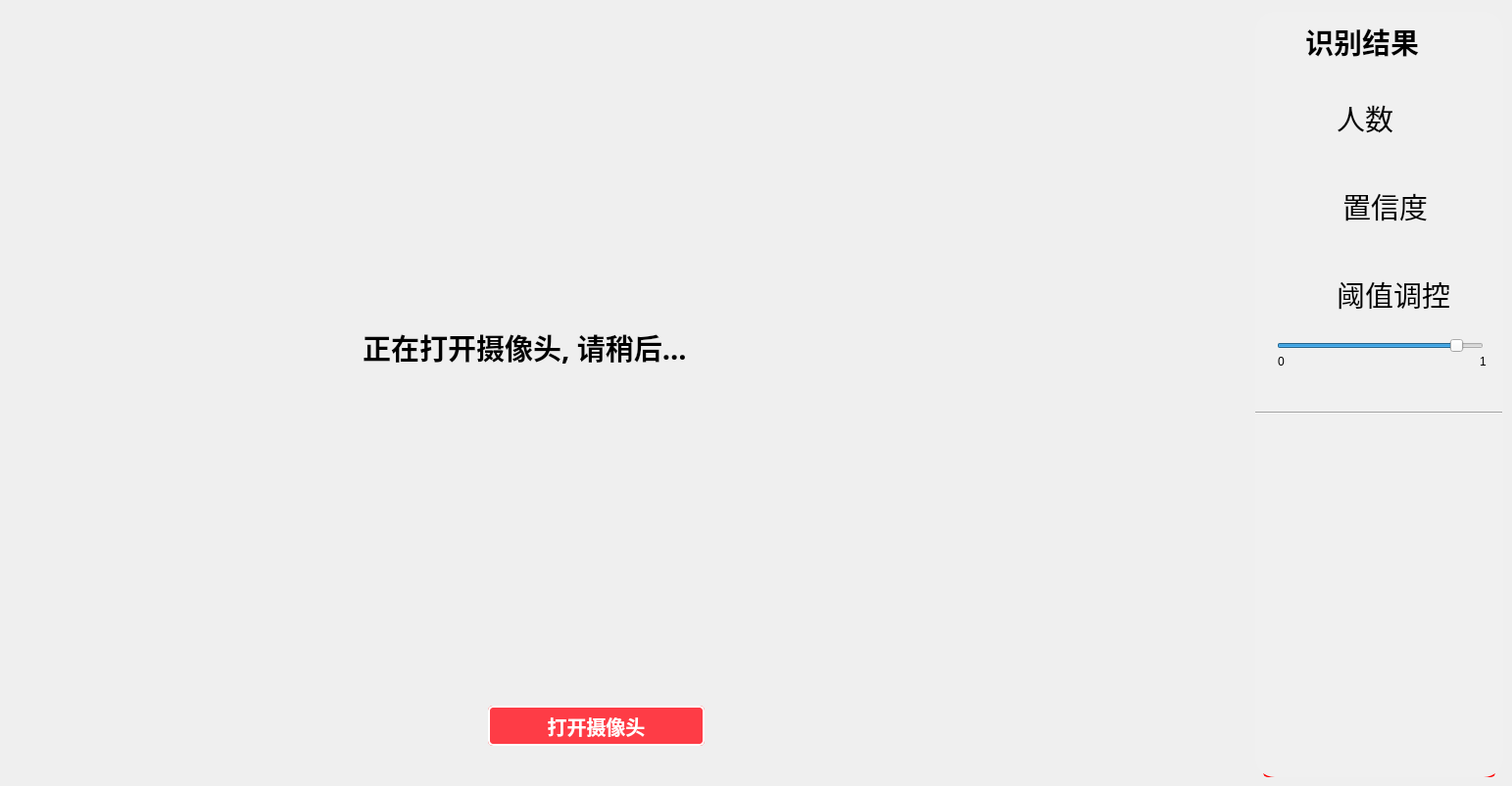
    <widget class="QWidget" name="cam_module">
     <attribute name="title">
      <string>摄像头实时追踪</string>
     </attribute>
     <widget class="Line" name="line_15">
      <property name="geometry">
       <rect>
        <x>1281</x>
        <y>72</y>
        <width>252</width>
        <height>20</height>
       </rect>
      </property>
      <property name="orientation">
       <enum>Qt::Horizontal</enum>
      </property>
     </widget>
     <widget class="QPushButton" name="picture_14">
      <property name="geometry">
       <rect>
        <x>1290</x>
        <y>96</y>
        <width>69</width>
        <height>65</height>
       </rect>
      </property>
      <property name="cursor">
       <cursorShape>PointingHandCursor</cursorShape>
      </property>
      <property name="styleSheet">
       <string notr="true">QPushButton{
border: none;
}
QBUshButton::hover{
border: 1px solid white;
border-radius: 15px;
}</string>
      </property>
      <property name="text">
       <string/>
      </property>
      <property name="icon">
       <iconset>
        <normaloff>../../images/count.png</normaloff>../../images/count.png</iconset>
      </property>
      <property name="iconSize">
       <size>
        <width>55</width>
        <height>55</height>
       </size>
      </property>
     </widget>
     <widget class="QPushButton" name="allchecked_2">
      <property name="geometry">
       <rect>
        <x>1289</x>
        <y>762</y>
        <width>101</width>
        <height>31</height>
       </rect>
      </property>
      <property name="font">
       <font>
        <family>Roman time</family>
        <pointsize>12</pointsize>
        <weight>75</weight>
        <bold>true</bold>
       </font>
      </property>
      <property name="cursor">
       <cursorShape>PointingHandCursor</cursorShape>
      </property>
      <property name="styleSheet">
       <string notr="true">QPushButton{background-color:rgb(254,0,0);
                    border:2px solid #fe0000;
                    border-radius:5px;
                    color:white
                  }
                  QPushButton:hover
                  {
                    border:1px solid #fff;
                    border-radius:5px;
                    color:white;
					font-size:18px;
                  }
                  QPushButton:hover:pressed
                  {
                    border:1px solid #fff;
                    border-radius:17px;
                    height:17px;
                    font-size:17px;
                    color:white;}
</string>
      </property>
      <property name="text">
       <string>全选</string>
      </property>
      <property name="iconSize">
       <size>
        <width>80</width>
        <height>80</height>
       </size>
      </property>
     </widget>
     <widget class="QPushButton" name="pic_2">
      <property name="geometry">
       <rect>
        <x>462</x>
        <y>230</y>
        <width>279</width>
        <height>275</height>
       </rect>
      </property>
      <property name="cursor">
       <cursorShape>ArrowCursor</cursorShape>
      </property>
      <property name="styleSheet">
       <string notr="true">QPushButton{
border: none;
}
QBUshButton::hover{
border: 1px solid white;
border-radius: 15px;
}</string>
      </property>
      <property name="text">
       <string/>
      </property>
      <property name="icon">
       <iconset>
        <normaloff>../../images/camere.png</normaloff>../../images/camere.png</iconset>
      </property>
      <property name="iconSize">
       <size>
        <width>275</width>
        <height>275</height>
       </size>
      </property>
     </widget>
     <widget class="QPushButton" name="picture_15">
      <property name="geometry">
       <rect>
        <x>1300</x>
        <y>283</y>
        <width>54</width>
        <height>50</height>
       </rect>
      </property>
      <property name="cursor">
       <cursorShape>PointingHandCursor</cursorShape>
      </property>
      <property name="styleSheet">
       <string notr="true">QPushButton{
border: none;
}
QBUshButton::hover{
border: 1px solid white;
border-radius: 15px;
}</string>
      </property>
      <property name="text">
       <string/>
      </property>
      <property name="icon">
       <iconset>
        <normaloff>../../images/threshold.png</normaloff>../../images/threshold.png</iconset>
      </property>
      <property name="iconSize">
       <size>
        <width>53</width>
        <height>53</height>
       </size>
      </property>
     </widget>
     <widget class="QPushButton" name="picture_16">
      <property name="geometry">
       <rect>
        <x>1298</x>
        <y>195</y>
        <width>54</width>
        <height>50</height>
       </rect>
      </property>
      <property name="cursor">
       <cursorShape>PointingHandCursor</cursorShape>
      </property>
      <property name="styleSheet">
       <string notr="true">QPushButton{
border: none;
}
QBUshButton::hover{
border: 1px solid white;
border-radius: 15px;
}</string>
      </property>
      <property name="text">
       <string/>
      </property>
      <property name="icon">
       <iconset>
        <normaloff>../../images/confidence_coefficient.png</normaloff>../../images/confidence_coefficient.png</iconset>
      </property>
      <property name="iconSize">
       <size>
        <width>50</width>
        <height>50</height>
       </size>
      </property>
     </widget>
     <widget class="QPushButton" name="save_2">
      <property name="geometry">
       <rect>
        <x>1425</x>
        <y>762</y>
        <width>101</width>
        <height>31</height>
       </rect>
      </property>
      <property name="font">
       <font>
        <family>Roman time</family>
        <pointsize>12</pointsize>
        <weight>75</weight>
        <bold>true</bold>
       </font>
      </property>
      <property name="cursor">
       <cursorShape>PointingHandCursor</cursorShape>
      </property>
      <property name="styleSheet">
       <string notr="true">QPushButton{background-color:rgb(254,0,0);
                    border:2px solid #fe0000;
                    border-radius:5px;
                    color:white
                  }
                  QPushButton:hover
                  {
                    border:1px solid #fff;
                    border-radius:5px;
                    color:white;
					font-size:18px;
                  }
                  QPushButton:hover:pressed
                  {
                    border:1px solid #fff;
                    border-radius:17px;
                    height:17px;
                    font-size:17px;
                    color:white;}
</string>
      </property>
      <property name="text">
       <string>保存</string>
      </property>
      <property name="iconSize">
       <size>
        <width>80</width>
        <height>80</height>
       </size>
      </property>
     </widget>
     <widget class="QLabel" name="label_10">
      <property name="geometry">
       <rect>
        <x>1510</x>
        <y>372</y>
        <width>8</width>
        <height>15</height>
       </rect>
      </property>
      <property name="text">
       <string>1</string>
      </property>
     </widget>
     <widget class="QLabel" name="label_11">
      <property name="geometry">
       <rect>
        <x>1281</x>
        <y>12</y>
        <width>253</width>
        <height>781</height>
       </rect>
      </property>
      <property name="styleSheet">
       <string notr="true">QLabel{
background-color: #f0f0f0;
border-radius: 20px;
}</string>
      </property>
      <property name="text">
       <string/>
      </property>
     </widget>
     <widget class="QLabel" name="count_cam">
      <property name="geometry">
       <rect>
        <x>1364</x>
        <y>102</y>
        <width>152</width>
        <height>37</height>
       </rect>
      </property>
      <property name="font">
       <font>
        <family>楷体</family>
        <pointsize>22</pointsize>
        <weight>50</weight>
        <bold>false</bold>
       </font>
      </property>
      <property name="text">
       <string>人数</string>
      </property>
     </widget>
     <widget class="QLabel" name="confidence_coefficient_cam">
      <property name="geometry">
       <rect>
        <x>1370</x>
        <y>192</y>
        <width>114</width>
        <height>37</height>
       </rect>
      </property>
      <property name="font">
       <font>
        <family>楷体</family>
        <pointsize>22</pointsize>
        <weight>50</weight>
        <bold>false</bold>
       </font>
      </property>
      <property name="text">
       <string>置信度</string>
      </property>
     </widget>
     <widget class="QPushButton" name="pushButton_5">
      <property name="geometry">
       <rect>
        <x>1098</x>
        <y>642</y>
        <width>54</width>
        <height>50</height>
       </rect>
      </property>
      <property name="styleSheet">
       <string notr="true">QPushButton{
border: none;
}</string>
      </property>
      <property name="text">
       <string/>
      </property>
      <property name="icon">
       <iconset>
        <normaloff>../../images/rightangle_br.png</normaloff>../../images/rightangle_br.png</iconset>
      </property>
      <property name="iconSize">
       <size>
        <width>50</width>
        <height>50</height>
       </size>
      </property>
     </widget>
     <widget class="QPushButton" name="pushButton_6">
      <property name="geometry">
       <rect>
        <x>90</x>
        <y>60</y>
        <width>54</width>
        <height>50</height>
       </rect>
      </property>
      <property name="styleSheet">
       <string notr="true">QPushButton{
border: none;
}</string>
      </property>
      <property name="text">
       <string/>
      </property>
      <property name="icon">
       <iconset>
        <normaloff>../../images/rigthangle_tl.png</normaloff>../../images/rigthangle_tl.png</iconset>
      </property>
      <property name="iconSize">
       <size>
        <width>50</width>
        <height>50</height>
       </size>
      </property>
     </widget>
     <widget class="QLabel" name="threshold_cam">
      <property name="geometry">
       <rect>
        <x>1364</x>
        <y>282</y>
        <width>152</width>
        <height>37</height>
       </rect>
      </property>
      <property name="font">
       <font>
        <family>楷体</family>
        <pointsize>22</pointsize>
        <weight>50</weight>
        <bold>false</bold>
       </font>
      </property>
      <property name="text">
       <string>阈值调控</string>
      </property>
     </widget>
     <widget class="QLabel" name="label_13">
      <property name="geometry">
       <rect>
        <x>1304</x>
        <y>361</y>
        <width>8</width>
        <height>15</height>
       </rect>
      </property>
      <property name="text">
       <string>0</string>
      </property>
     </widget>
     <widget class="QLabel" name="label_14">
      <property name="geometry">
       <rect>
        <x>1332</x>
        <y>24</y>
        <width>152</width>
        <height>37</height>
       </rect>
      </property>
      <property name="font">
       <font>
        <family>楷体</family>
        <pointsize>22</pointsize>
        <weight>75</weight>
        <bold>true</bold>
       </font>
      </property>
      <property name="text">
       <string>识别结果</string>
      </property>
     </widget>
     <widget class="QSlider" name="Slider_3">
      <property name="geometry">
       <rect>
        <x>1303</x>
        <y>342</y>
        <width>211</width>
        <height>22</height>
       </rect>
      </property>
      <property name="cursor">
       <cursorShape>ClosedHandCursor</cursorShape>
      </property>
      <property name="minimum">
       <number>1</number>
      </property>
      <property name="maximum">
       <number>100</number>
      </property>
      <property name="singleStep">
       <number>1</number>
      </property>
      <property name="pageStep">
       <number>1</number>
      </property>
      <property name="value">
       <number>90</number>
      </property>
      <property name="sliderPosition">
       <number>90</number>
      </property>
      <property name="orientation">
       <enum>Qt::Horizontal</enum>
      </property>
     </widget>
     <widget class="QLabel" name="represent_cam">
      <property name="geometry">
       <rect>
        <x>141</x>
        <y>106</y>
        <width>960</width>
        <height>540</height>
       </rect>
      </property>
      <property name="styleSheet">
       <string notr="true">QLabel{
background-color: 
}</string>
      </property>
      <property name="text">
       <string/>
      </property>
     </widget>
     <widget class="QPushButton" name="camera">
      <property name="geometry">
       <rect>
        <x>498</x>
        <y>720</y>
        <width>221</width>
        <height>41</height>
       </rect>
      </property>
      <property name="font">
       <font>
        <family>Roman time</family>
        <pointsize>15</pointsize>
        <weight>75</weight>
        <bold>true</bold>
       </font>
      </property>
      <property name="cursor">
       <cursorShape>PointingHandCursor</cursorShape>
      </property>
      <property name="styleSheet">
       <string notr="true">QPushButton{background-color:#FE3C46;
                    border:2px solid #FFF;
                    border-radius:5px;
                    color:white;
                  }
                  QPushButton:hover
                  {
                    border:2px solid #FE3C46;
                    color:white;
					font-size:24px;
                  }
                  QPushButton:hover:pressed
                  {
                    border:1px solid #fff;
                    height:17px;
                    font-size:23px;
                    color:white;}
</string>
      </property>
      <property name="text">
       <string>打开摄像头</string>
      </property>
      <property name="iconSize">
       <size>
        <width>80</width>
        <height>80</height>
       </size>
      </property>
     </widget>
     <widget class="Line" name="line_16">
      <property name="geometry">
       <rect>
        <x>1281</x>
        <y>411</y>
        <width>252</width>
        <height>20</height>
       </rect>
      </property>
      <property name="orientation">
       <enum>Qt::Horizontal</enum>
      </property>
     </widget>
     <widget class="QPushButton" name="pushButton_7">
      <property name="geometry">
       <rect>
        <x>90</x>
        <y>642</y>
        <width>54</width>
        <height>50</height>
       </rect>
      </property>
      <property name="styleSheet">
       <string notr="true">QPushButton{
border: none;
}</string>
      </property>
      <property name="text">
       <string/>
      </property>
      <property name="icon">
       <iconset>
        <normaloff>../../images/rightangle_bl.png</normaloff>../../images/rightangle_bl.png</iconset>
      </property>
      <property name="iconSize">
       <size>
        <width>50</width>
        <height>50</height>
       </size>
      </property>
     </widget>
     <widget class="QPushButton" name="pushButton_8">
      <property name="geometry">
       <rect>
        <x>1098</x>
        <y>60</y>
        <width>54</width>
        <height>50</height>
       </rect>
      </property>
      <property name="styleSheet">
       <string notr="true">QPushButton{
border: none;
}</string>
      </property>
      <property name="text">
       <string/>
      </property>
      <property name="icon">
       <iconset>
        <normaloff>../../images/rightangle_tr.png</normaloff>../../images/rightangle_tr.png</iconset>
      </property>
      <property name="iconSize">
       <size>
        <width>50</width>
        <height>50</height>
       </size>
      </property>
     </widget>
     <widget class="QPushButton" name="picture_35">
      <property name="geometry">
       <rect>
        <x>1300</x>
        <y>272</y>
        <width>54</width>
        <height>50</height>
       </rect>
      </property>
      <property name="cursor">
       <cursorShape>PointingHandCursor</cursorShape>
      </property>
      <property name="styleSheet">
       <string notr="true">QPushButton{
border: none;
}
QBUshButton::hover{
border: 1px solid white;
border-radius: 15px;
}</string>
      </property>
      <property name="text">
       <string/>
      </property>
      <property name="icon">
       <iconset>
        <normaloff>../../images/threshold.png</normaloff>../../images/threshold.png</iconset>
      </property>
      <property name="iconSize">
       <size>
        <width>53</width>
        <height>53</height>
       </size>
      </property>
     </widget>
     <widget class="QPushButton" name="picture_36">
      <property name="geometry">
       <rect>
        <x>1298</x>
        <y>184</y>
        <width>54</width>
        <height>50</height>
       </rect>
      </property>
      <property name="cursor">
       <cursorShape>PointingHandCursor</cursorShape>
      </property>
      <property name="styleSheet">
       <string notr="true">QPushButton{
border: none;
}
QBUshButton::hover{
border: 1px solid white;
border-radius: 15px;
}</string>
      </property>
      <property name="text">
       <string/>
      </property>
      <property name="icon">
       <iconset>
        <normaloff>../../images/confidence_coefficient.png</normaloff>../../images/confidence_coefficient.png</iconset>
      </property>
      <property name="iconSize">
       <size>
        <width>50</width>
        <height>50</height>
       </size>
      </property>
     </widget>
     <widget class="QPushButton" name="picture_37">
      <property name="geometry">
       <rect>
        <x>1290</x>
        <y>85</y>
        <width>69</width>
        <height>65</height>
       </rect>
      </property>
      <property name="cursor">
       <cursorShape>PointingHandCursor</cursorShape>
      </property>
      <property name="styleSheet">
       <string notr="true">QPushButton{
border: none;
}
QBUshButton::hover{
border: 1px solid white;
border-radius: 15px;
}</string>
      </property>
      <property name="text">
       <string/>
      </property>
      <property name="icon">
       <iconset>
        <normaloff>../../images/count.png</normaloff>../../images/count.png</iconset>
      </property>
      <property name="iconSize">
       <size>
        <width>55</width>
        <height>55</height>
       </size>
      </property>
     </widget>
     <widget class="QLabel" name="label_40">
      <property name="geometry">
       <rect>
        <x>1510</x>
        <y>361</y>
        <width>8</width>
        <height>15</height>
       </rect>
      </property>
      <property name="text">
       <string>1</string>
      </property>
     </widget>
     <widget class="QPushButton" name="camera_off">
      <property name="geometry">
       <rect>
        <x>498</x>
        <y>720</y>
        <width>221</width>
        <height>41</height>
       </rect>
      </property>
      <property name="font">
       <font>
        <family>Roman time</family>
        <pointsize>15</pointsize>
        <weight>75</weight>
        <bold>true</bold>
       </font>
      </property>
      <property name="cursor">
       <cursorShape>PointingHandCursor</cursorShape>
      </property>
      <property name="styleSheet">
       <string notr="true">QPushButton{background-color:rgb(254,0,0);
                    border:2px solid #fe0000;
                    border-radius:5px;
                    color:white
                  }
                  QPushButton:hover
                  {
                    border:1px solid #fff;
                    border-radius:5px;
                    color:white;
					font-size:24px;
                  }
                  QPushButton:hover:pressed
                  {
                    border:1px solid #fff;
                    border-radius:17px;
                    height:17px;
                    font-size:23px;
                    color:white;}
</string>
      </property>
      <property name="text">
       <string>关闭摄像头</string>
      </property>
      <property name="iconSize">
       <size>
        <width>80</width>
        <height>80</height>
       </size>
      </property>
     </widget>
     <widget class="QLabel" name="waiting_2">
      <property name="geometry">
       <rect>
        <x>370</x>
        <y>336</y>
        <width>490</width>
        <height>37</height>
       </rect>
      </property>
      <property name="font">
       <font>
        <family>楷体</family>
        <pointsize>22</pointsize>
        <weight>75</weight>
        <bold>true</bold>
       </font>
      </property>
      <property name="text">
       <string>正在打开摄像头, 请稍后...</string>
      </property>
     </widget>
     <zorder>waiting_2</zorder>
     <zorder>camera_off</zorder>
     <zorder>pic_2</zorder>
     <zorder>represent_cam</zorder>
     <zorder>line_15</zorder>
     <zorder>picture_14</zorder>
     <zorder>allchecked_2</zorder>
     <zorder>picture_15</zorder>
     <zorder>picture_16</zorder>
     <zorder>save_2</zorder>
     <zorder>label_10</zorder>
     <zorder>label_11</zorder>
     <zorder>count_cam</zorder>
     <zorder>confidence_coefficient_cam</zorder>
     <zorder>pushButton_5</zorder>
     <zorder>pushButton_6</zorder>
     <zorder>threshold_cam</zorder>
     <zorder>label_13</zorder>
     <zorder>label_14</zorder>
     <zorder>Slider_3</zorder>
     <zorder>camera</zorder>
     <zorder>line_16</zorder>
     <zorder>pushButton_7</zorder>
     <zorder>pushButton_8</zorder>
     <zorder>picture_35</zorder>
     <zorder>picture_36</zorder>
     <zorder>picture_37</zorder>
     <zorder>label_40</zorder>
    </widget>
